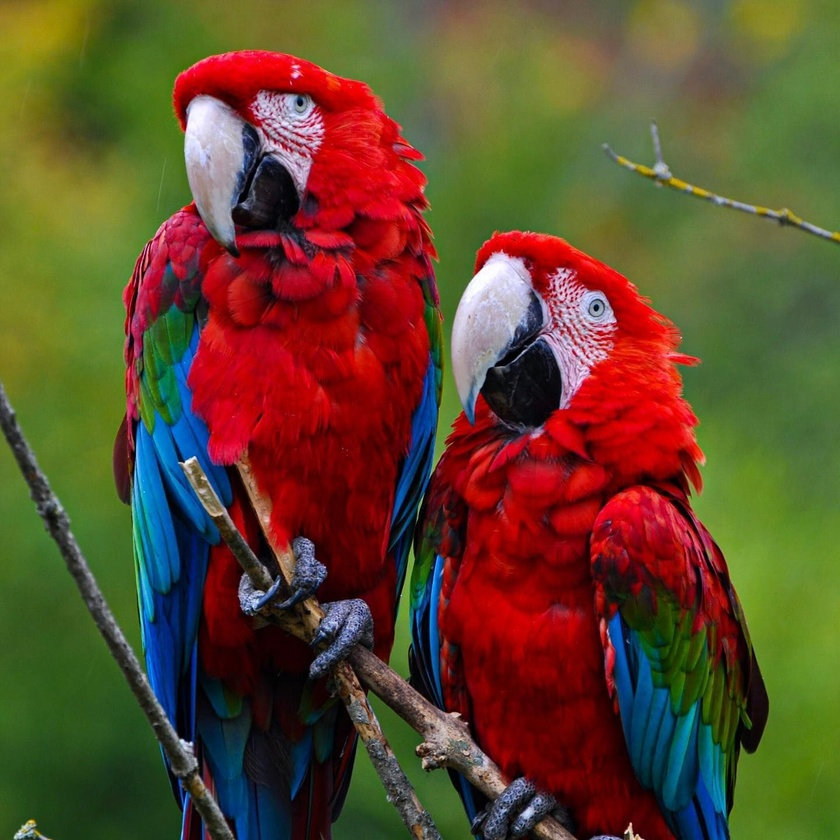
#> input picture image.jpg, 840 x 840 px, shrunk from 1440 x 1440 before the run
$ python odev-1.py
#> lines starting #> are read from the running program, lines starting #| are printed output that depends on the picture
import matplotlib.pyplot as plt
import cv2

def histogram_olustur(resim):
    # Resmin boyutlarını al
    satir, sutun = resim.shape

    # Histogram için boş bir liste oluştur
    histogram = [0] * 256

    # Her bir pixel değerinin sayısını hesapla
    for i in range(satir):
        for j in range(sutun):
            pixel_degeri = resim[i, j]
            histogram[pixel_degeri] += 1

    return histogram

# Resmin yolunu belirtin
resim_yolu = 'image.jpg'

# Resmi oku
resim = cv2.imread(resim_yolu)
#> resim is the input picture: shape (840, 840, 3); mean B, G, R 45.5, 72.9, 96.2

# Resmi gri tonlamaya çevir
B = resim[:,:,0]
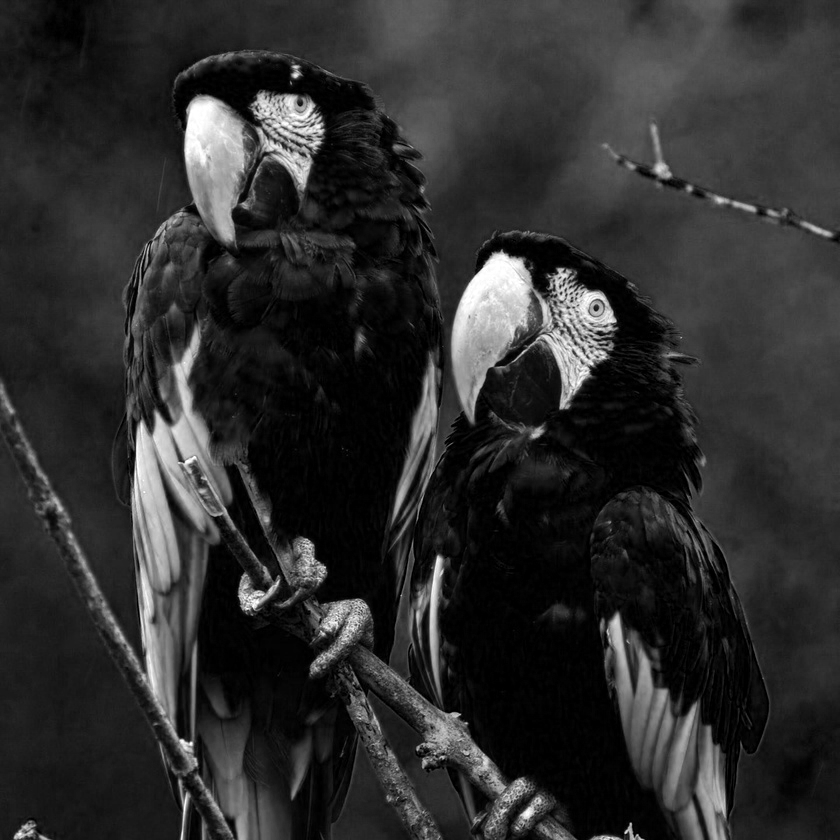
#> B: shape (840, 840); min 0, max 255, mean 45.5
G = resim[:,:,1]
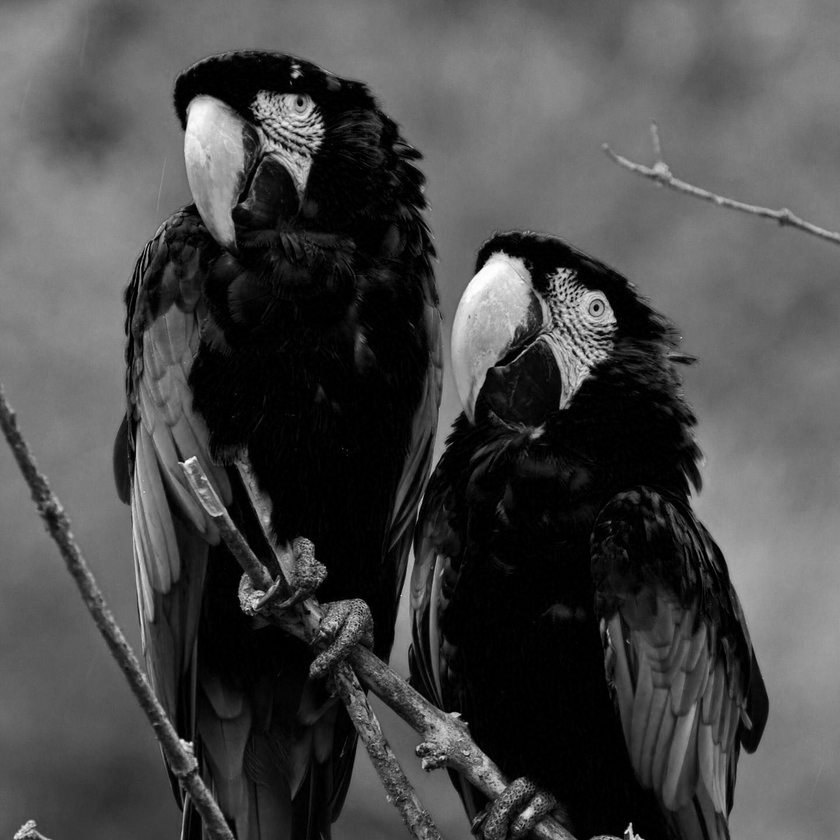
#> G: shape (840, 840); min 0, max 255, mean 72.9
R = resim[:,:,2]
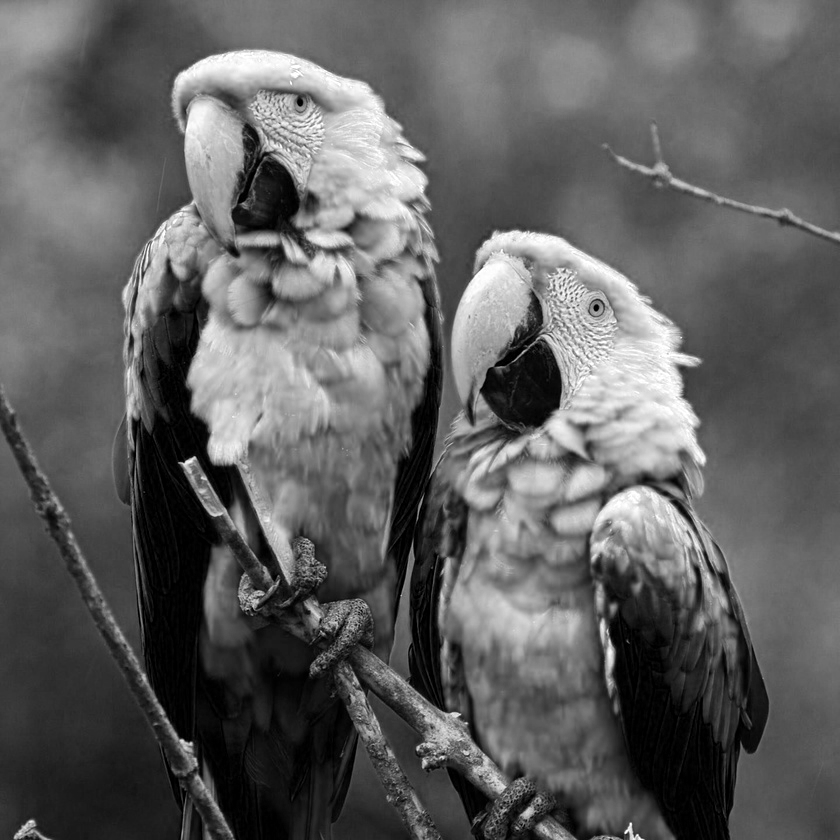
#> R: shape (840, 840); min 0, max 255, mean 96.2

gri_resim = 0.2989 * R + 0.5870 * G + 0.1140 * B
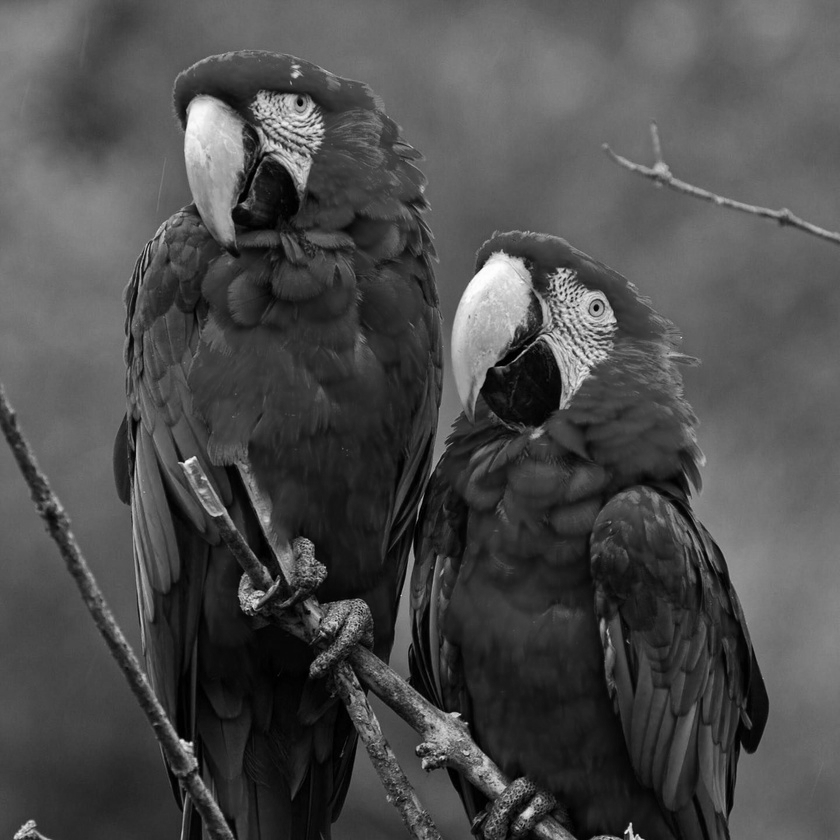
#> gri_resim: shape (840, 840) float64; min 0, max 255, mean 76.7

# Histogramı oluştur
histogram = histogram_olustur(gri_resim.astype(int))
#> after the loop in histogram_olustur, `for i in range(satir):`: histogram = 256 values, max 10608 at index 107, min 0 at index 255, mean 2756.2

# Histogramı çizme
plt.plot(histogram)
plt.title('Gri Resim Histogramı')
plt.xlabel('Pixel Değeri')
plt.ylabel('Pixel Sayısı')
plt.show()
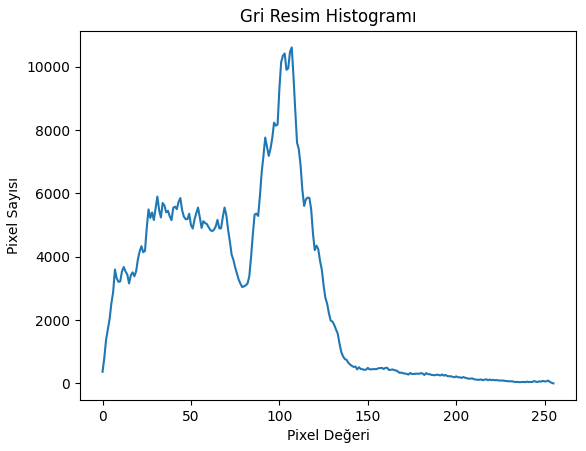
#> figure drawn by matplotlib, 1 panel; curve peaks at x = 107, y = 10608
plt.figure()
plt.imshow(resim)
plt.show()
